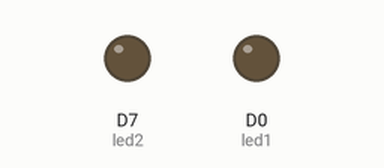
A sketch run on a simulated ESP8266 (NodeMCU). Shown: output pins drawn as LEDs (lit = HIGH).

Above: at 1.7 s.
At 17.5 s:
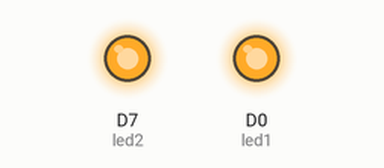
Timing chart, 0 to 18.2 s (numbered marks = the images above):
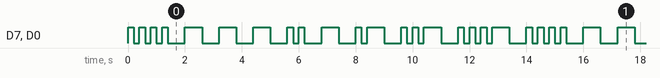

The sketch:

blink-an-led.ino
```cpp
// ------------
// Blink an LED
// ------------

/*-------------

We've heavily commented this code for you. If you're a pro, feel free to ignore it.

Comments start with two slashes or are blocked off by a slash and a star.
You can read them, but your device can't.
It's like a secret message just for you.

Every program based on Wiring (programming language used by Arduino, and Particle devices) has two essential parts:
setup - runs once at the beginning of your program
loop - runs continuously over and over

You'll see how we use these in a second.

This program will blink an led on and off every second.
It blinks the D7 LED on your Particle device. If you have an LED wired to D0, it will blink that LED as well.

-------------*/


// First, we're going to make some variables.
// This is our "shorthand" that we'll use throughout the program:

int led1 = D0; // Instead of writing D0 over and over again, we'll write led1
// You'll need to wire an LED to this one to see it blink.

int led2 = D7; // Instead of writing D7 over and over again, we'll write led2
// This one is the little blue LED on your board. On the Photon it is next to D7, and on the Core it is next to the USB jack.

// Having declared these variables, let's move on to the setup function.
// The setup function is a standard part of any microcontroller program.
// It runs only once when the device boots up or is reset.

void setup() {

  // We are going to tell our device that D0 and D7 (which we named led1 and led2 respectively) are going to be output
  // (That means that we will be sending voltage to them, rather than monitoring voltage that comes from them)

  // It's important you do this here, inside the setup() function rather than outside it or in the loop function.

  pinMode(led1, OUTPUT);
  pinMode(led2, OUTPUT);

}

// Next we have the loop function, the other essential part of a microcontroller program.
// This routine gets repeated over and over, as quickly as possible and as many times as possible, after the setup function is called.
// Note: Code that blocks for too long (like more than 5 seconds), can make weird things happen (like dropping the network connection).  The built-in delay function shown below safely interleaves required background activity, so arbitrarily long delays can safely be done if you need them.

void loop() {
  // To blink the LED, first we'll turn it on...
  digitalWrite(led1, HIGH);
  digitalWrite(led2, HIGH);

  // We'll leave it on for 1 second...
  delay(200);

  // Then we'll turn it off...
  digitalWrite(led1, LOW);
  digitalWrite(led2, LOW);

  // Wait 1 second...
  delay(200);

  // The first iteration for "s' is done
  digitalWrite(led1, HIGH);
  digitalWrite(led2, HIGH);

  // We'll leave it on for 1 second...
  delay(200);

  // Then we'll turn it off...
  digitalWrite(led1, LOW);
  digitalWrite(led2, LOW);

  // Wait 1 second...
  delay(200);

// second iteration
digitalWrite(led1, HIGH);
  digitalWrite(led2, HIGH);

  // We'll leave it on for 1 second...
  delay(200);

  // Then we'll turn it off...
  digitalWrite(led1, LOW);
  digitalWrite(led2, LOW);

  // Wait 1 second...
  delay(200);

//Third iteration
digitalWrite(led1, HIGH);
  digitalWrite(led2, HIGH);

  // We'll leave it on for 1 second...
  delay(200);

  // Then we'll turn it off...
  digitalWrite(led1, LOW);
  digitalWrite(led2, LOW);

  // Wait 1 second...
  delay(600);
///=============Alphabet "s" is completed=======================


 //// ========For letter "o"================

  digitalWrite(led1, HIGH);
  digitalWrite(led2, HIGH);

  // We'll leave it on for 1 second...
  delay(600);

  // Then we'll turn it off...
  digitalWrite(led1, LOW);
  digitalWrite(led2, LOW);

  // Wait 1 second...
  delay(600);

// 1st iteration for "o" completed

  digitalWrite(led1, HIGH);
  digitalWrite(led2, HIGH);

  // We'll leave it on for 1 second...
  delay(600);

  // Then we'll turn it off...
  digitalWrite(led1, LOW);
  digitalWrite(led2, LOW);

  // Wait 1 second...
  delay(600);

// 2nd iteration for "o" completed

digitalWrite(led1, HIGH);
  digitalWrite(led2, HIGH);

  // We'll leave it on for 1 second...
  delay(600);

  // Then we'll turn it off...
  digitalWrite(led1, LOW);
  digitalWrite(led2, LOW);

  // Wait 1 second...
  delay(600);

// 3rd iteration for "o" completed

//===================="o" Completed===================

//Initiating for "U"====================
  digitalWrite(led1, HIGH);
  digitalWrite(led2, HIGH);

  delay(200);

  digitalWrite(led1, LOW);
  digitalWrite(led2, LOW);

  delay(200);

  // 1st iteration for "U" Completed ==============
  digitalWrite(led1, HIGH);
  digitalWrite(led2, HIGH);

  delay(200);

  digitalWrite(led1, LOW);
  digitalWrite(led2, LOW);

  delay(600);
  // 2nd iteration for "U" Completed

  digitalWrite(led1, HIGH);
  digitalWrite(led2, HIGH);

  delay(600);

  digitalWrite(led1, LOW);
  digitalWrite(led2, LOW);

  delay(600);
  // 3rd iteration for "U" Completed

//===================="U" Completed===================

//Initiating for "R"====================
  digitalWrite(led1, HIGH);
  digitalWrite(led2, HIGH);

  delay(200);

  digitalWrite(led1, LOW);
  digitalWrite(led2, LOW);

  delay(200);

  // 1st iteration for "R" Completed ==============
  digitalWrite(led1, HIGH);
  digitalWrite(led2, HIGH);

  delay(600);

  digitalWrite(led1, LOW);
  digitalWrite(led2, LOW);

  delay(600);
  // 2nd iteration for "R" Completed

  digitalWrite(led1, HIGH);
  digitalWrite(led2, HIGH);

  delay(200);

  digitalWrite(led1, LOW);
  digitalWrite(led2, LOW);

  delay(200);
  // 3rd iteration for "R" Completed

//===================="R" Completed===================

//Initiating for "A"====================
  digitalWrite(led1, HIGH);
  digitalWrite(led2, HIGH);

  delay(200);

  digitalWrite(led1, LOW);
  digitalWrite(led2, LOW);

  delay(200);

  // 1st iteration for "A" Completed ==============

  digitalWrite(led1, HIGH);
  digitalWrite(led2, HIGH);

  delay(600);

  digitalWrite(led1, LOW);
  digitalWrite(led2, LOW);

  delay(600);
  // 2rd iteration for "A" Completed

//===================="A" Completed===================

//Initiating for "V"====================
  digitalWrite(led1, HIGH);
  digitalWrite(led2, HIGH);

  delay(200);

  digitalWrite(led1, LOW);
  digitalWrite(led2, LOW);

  delay(200);

  // 1st iteration for "v" Completed ==============
  digitalWrite(led1, HIGH);
  digitalWrite(led2, HIGH);

  delay(200);

  digitalWrite(led1, LOW);
  digitalWrite(led2, LOW);

  delay(200);

  // 2nd iteration for "v" Completed ==============
  digitalWrite(led1, HIGH);
  digitalWrite(led2, HIGH);

  delay(200);

  digitalWrite(led1, LOW);
  digitalWrite(led2, LOW);

  delay(200);

  // 3rd iteration for "v" Completed ==============

  digitalWrite(led1, HIGH);
  digitalWrite(led2, HIGH);

  delay(600);

  digitalWrite(led1, LOW);
  digitalWrite(led2, LOW);

  delay(600);
  // 4th iteration for "v" Completed

//===================="v" Completed===================


}
```

Measured:
- by itself, D7 (led2), D0 (led1): moves between LOW and HIGH, repeating every 14.0 s
- by itself, everything shown: repeats every 14.0 s, in 38 steps
